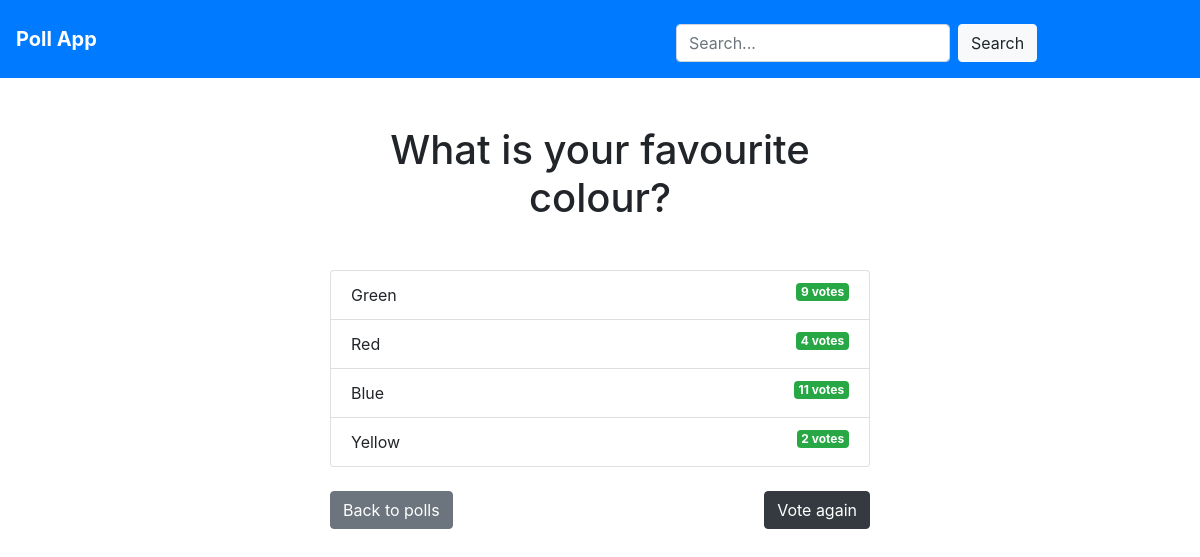
/1/results/, run on the app's committed database.
### poll/models.py (models this page shows, shortened)
class Question(models.Model):
	question_text = models.CharField(max_length = 200)
	pub_date = models.DateTimeField(auto_now_add = True)

class Choice(models.Model):
	question = models.ForeignKey(Question, on_delete = models.CASCADE)
	choice_text = models.CharField(max_length = 200)
	votes = models.IntegerField(default = 0)

### poll/views.py (the view)
# urls.py: path('<int:question_id>/results/', views.results, name = 'result'),
def results(request, question_id):
	question = get_object_or_404(Question, pk=question_id)
	args = {'question':question}
	return render(request,
				  'poll/results.html',
				  args)

### templates/poll/results.html (shortened to what this page needs)
{% extends 'base.html' %}
{% block content %}
	<h1 class = 'mb-5 text-center'>{{question.question_text}}</h1>
	<ul class = 'list-group'>
	{% for choice in question.choice_set.all %}
		<li class = "list-group-item">
			{{choice.choice_text}} <span class= 'badge badge-success float-right'>{{choice.votes}} vote{{choice.votes | pluralize}}</span>
		</li>
	{% endfor %}
	</ul>
	<br>
	<a class = 'btn btn-secondary' href = "{% url 'poll:index' %}"> Back to polls</a>
	<a class = 'btn btn-dark float-right' href = "{% url 'poll:detail' question.id %}"> Vote again</a>
{% endblock %}

### templates/base.html (shortened to what this page needs)
<!DOCTYPE html>
<html lang = 'en'>
<head>
	<link rel="stylesheet" href="https://stackpath.bootstrapcdn.com/bootstrap/4.4.1/css/bootstrap.min.css">
</head>
<body>
	{% include 'poll/includes/navbar.html' %}
	<br>
	<br>
	<div class = 'container'>
		<div class = 'row'>
			<div class = 'col-md-6 m-auto'>
				{% block content %}{% endblock %}
			</div>
		</div>
	</div>
</body>

### templates/poll/includes/navbar.html
<nav class="navbar navbar-light bg-primary">
  <a class="navbar-brand" href="/poll" style ='color: white'><b>Poll App</b></a>
	<div class ="search-bar mt-sm-2 mr-2">
		<form method = 'get' action = "{% url 'poll:search' %}" class="form-inline">
			<input
			type = 'text'
			class = 'form-control'
			name = 'q'
			id = 'q_id'
			placeholder="Search..."
			value = {{request.GET.q}}>
			<div class="d-inline p-2">
			<button type = 'submit' class = 'btn btn-light search-button'>Search</button>
			</div>
		</form>
	</div>
</nav>

### templates/base.html (style rules this page uses)
.search-bar { max-width: 500px; width: 100%; }

### data on the page
Question: question_text "What is your favourite colour?"
Choice: choice_text "Green", votes "9", votes|pluralize "s"
Choice: choice_text "Red", votes "4", votes|pluralize "s"
Choice: choice_text "Blue", votes "11", votes|pluralize "s"
Choice: choice_text "Yellow", votes "2", votes|pluralize "s"
